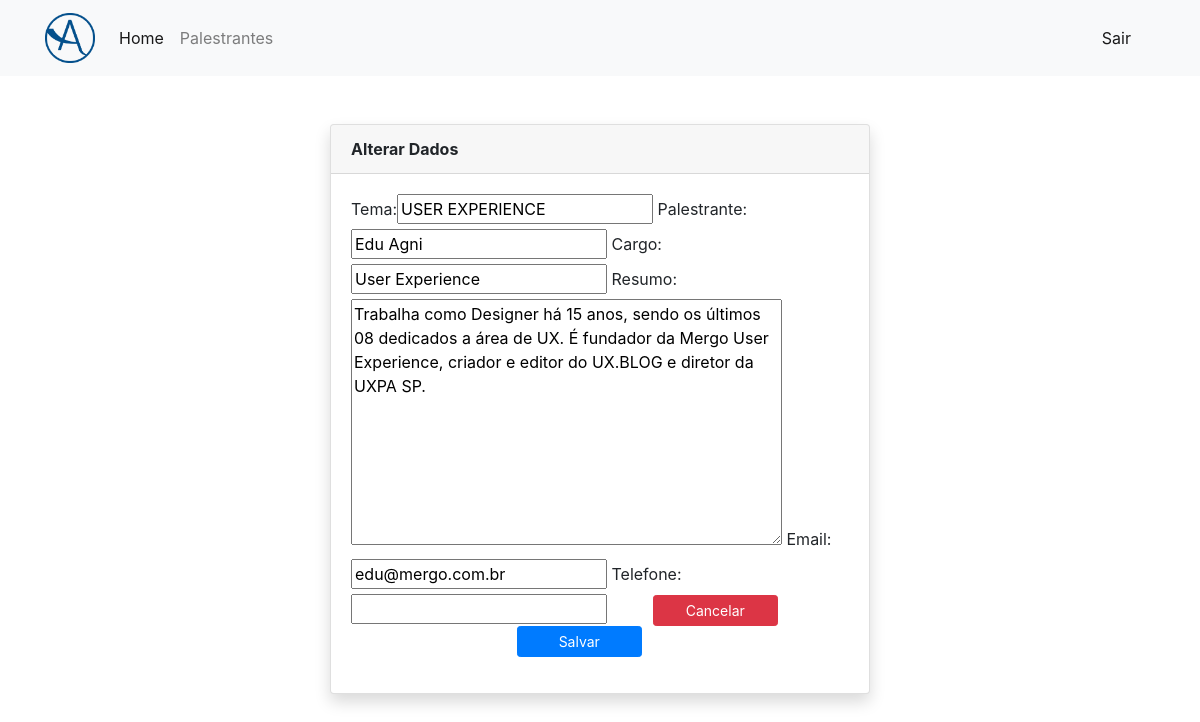
The page /palestrante/palestrante_update/17/ (signed in) on the database its author committed.
### palestrante/models.py (models this page shows)
class Palestrante(models.Model):
    tema = models.CharField(max_length=100, null=True, blank=True,)
    palestrante = models.CharField(max_length=100, null=True, blank=True,)
    cargo = models.CharField(max_length=500, null=True, blank=True,)
    resumo = models.TextField(null=True, blank=True,)
    email = models.CharField(max_length=100, null=True, blank=True,)
    telefone = models.CharField(max_length=100, null=True, blank=True,)
    class Meta:
        ordering = ['palestrante']
        verbose_name = 'palestrante'
        verbose_name_plural = 'palestrantes'
    def __str__(self):
        return self.palestrante
    full_name = property(__str__)

### palestrante/views.py (the view)
# urls.py: path('palestrante_update/<int:pk>/', palestranteUpdate.as_view(), name='palestrante_update'),
class palestranteUpdate(AutenticaCad, UpdateView):
    model = Palestrante
    fields = ['tema', 'palestrante', 'cargo', 'resumo', 'email', 'telefone', ]
    template_name = 'palestrante/palestrante_update.html'
    success_url = reverse_lazy('palestrante_list')

### palestrante/templates/palestrante/palestrante_update.html (shortened to what this page needs)
{% extends 'base.html' %}
{% load bootstrap %}
{% block main %}
    <section class="container mt-5 ">
            <div class="row">
                <div class="col-md-3"></div>
                <div class="col-md-6">
                    <div class="card shadow mb-5 bg-white rounded">
                        <div class="card-header">
                            <strong>Alterar Dados </strong></div>
                        <div class="card-body">
                            <form class="" action="" method="POST">
                                {{ form|bootstrap }}
                                <a href="{% url 'palestrante_list' %}" style="text-decoration: none">
                                    <button class="btn btn-sm btn-danger col-md-3 offset-md-1" type="button">
                                        Cancelar
                                    </button>
                                </a>
                                <button class="btn btn-sm btn-primary col-md-3 offset-md-4" type="submit">
                                    Salvar</button>
                            </form>
                        </div>
                    </div>
                </div>
            </div>
    </section>
{% endblock %}

### rows shown on the page
Palestrante: tema "USER EXPERIENCE", palestrante "Edu Agni", cargo "User Experience", resumo "Trabalha como Designer há 15 anos, sendo os últimos 08 dedicados a área de UX. É fundador da Mergo User Experience, criador e editor do UX.BLOG e diretor da UXPA SP.", email "edu@mergo.com.br"
